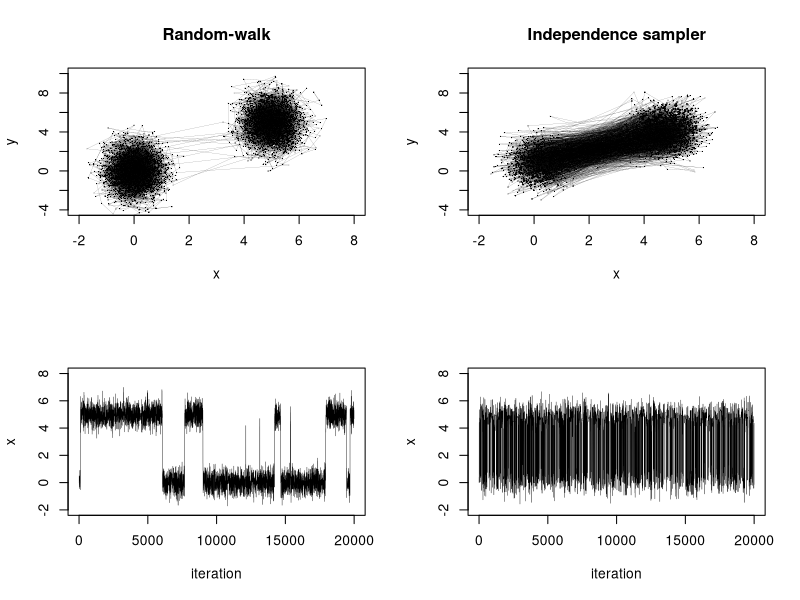

Reproduce this figure in R.
library("MASS") #For mvrnorm().
m <- 20000

#Density of interest (up to a proportion).
pi <- function(X) {
  x <- X[1]
  y <- X[2]
  exp(-0.5*(4*x^2 + 0.5*y^2)) + 2*exp(-0.5*(4*(x - 5)^2 + 0.5*(y - 5)^2))
}

#############################
# M-H algorithm.
#############################
MH_alg <- function(q, rq, m = 20000) {
  #M-H ratio:
  ratio <- function(X, Y) {
    pi(Y)*q(Y, X)/(pi(X)*q(X, Y))
  }
  
  X <- matrix(0, nrow = m, ncol = 2)
  X[1, ] <- c(0, 0) #Starting value.
  for(i in 1:(m - 1)) {
    Y <- rq(1, X[i, ])
    if(runif(1) < min(1, ratio(X[i, ], Y))) {
      X[i + 1, ] <- Y
    } else {
      X[i + 1, ] <- X[i, ]
    }
  }
  
  return(X)
}

#Proposal distribution T(X -> Y):
#We will use an random-walk proposal T(X, Y) = q(Y) with Y|X ~ N(X, sigma)
sigma <- 2*diag(2)
#Density of the proposal (up to a proportion).
q <- function(X, Y) {
  Y <- Y 
  mean <- X
  exp(-0.5*(t(Y - mean) %*% solve(sigma^2) %*% (Y - mean)))
}
#Generator for the proposal distribution.
rq <- function(n = 1, X) {
  mean <- X
  mvrnorm(n, mean, sigma)
}

X1 <- MH_alg(q, rq, m)



#Proposal distribution T(X -> Y):
#We will use an independence sampler T(X, Y) = q(Y), with Y|X ~ N(mean, sigma)
mean <- c(2.5, 2.5)
sigma <- 4*diag(2)
#Density of the proposal (up to a proportion).
q <- function(X, Y) {
  exp(-0.5*(t(Y - mean) %*% solve(sigma^2) %*% (Y - mean)))
}
#Generator for the proposal distribution.
rq <- function(n = 1, X) {
  mvrnorm(n, mean, sigma)
}

X2 <- MH_alg(q, rq, m)

par(mfrow = c(2, 2))
plot(X1[, 1], X1[, 2], type = "l", lwd = 0.1, ylim = c(-4, 10), xlim = c(-2, 8),
     main = "Random-walk", xlab = "x", ylab = "y")
points(X1[, 1], X1[, 2], pch = 20, lwd = 0.1, cex = 0.1)
plot(X2[, 1], X2[, 2], type = "l", lwd = 0.1, ylim = c(-4, 10), xlim = c(-2, 8),
     main = "Independence sampler", xlab = "x", ylab = "y")
points(X2[, 1], X2[, 2], pch = 20, lwd = 0.1, cex = 0.1)

plot(1:m, X1[, 1], type = "l", lwd = 0.4, ylim = c(-2, 8),
     xlab = "iteration", ylab = "x")
plot(1:m, X2[, 1], type = "l", lwd = 0.4, ylim = c(-2, 8),
     xlab = "iteration", ylab = "x")

